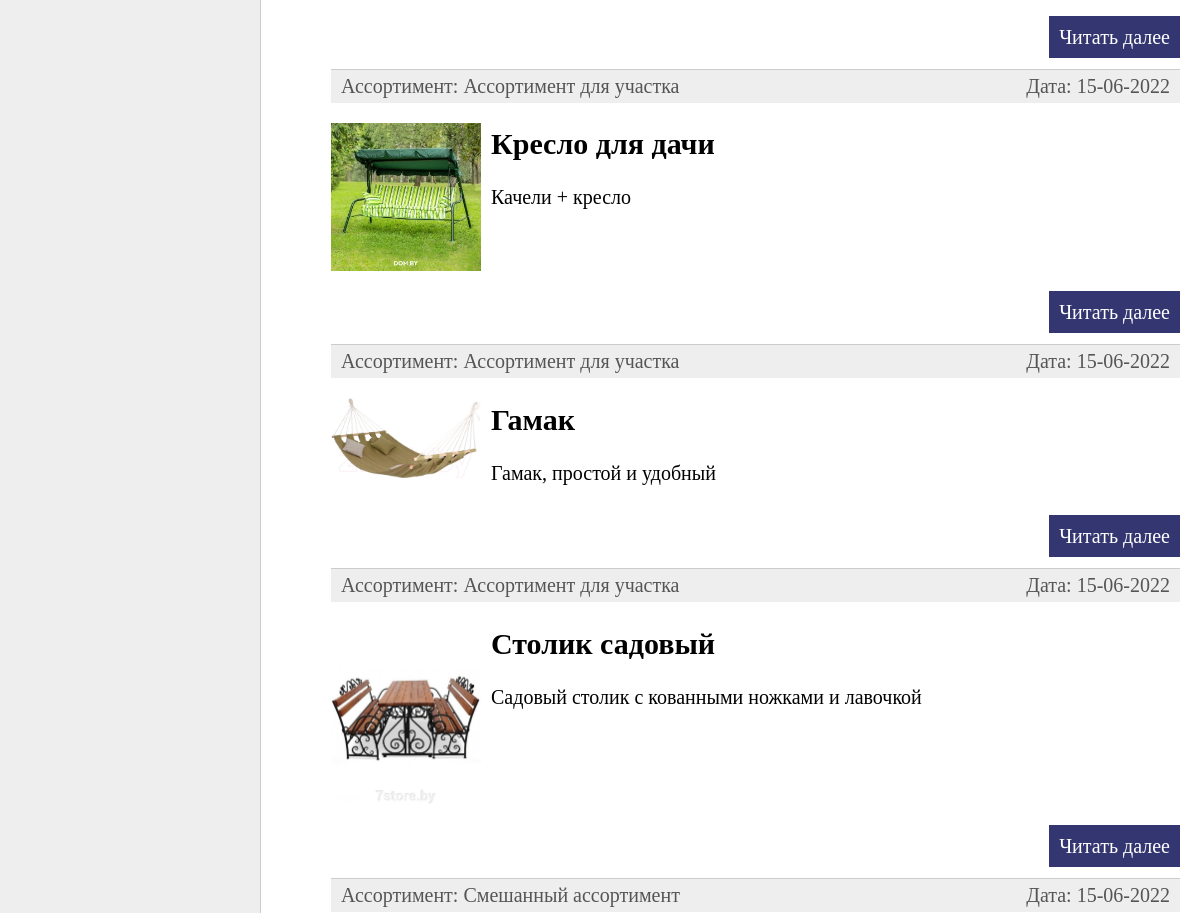
Before: / (middle part) with the older database file.
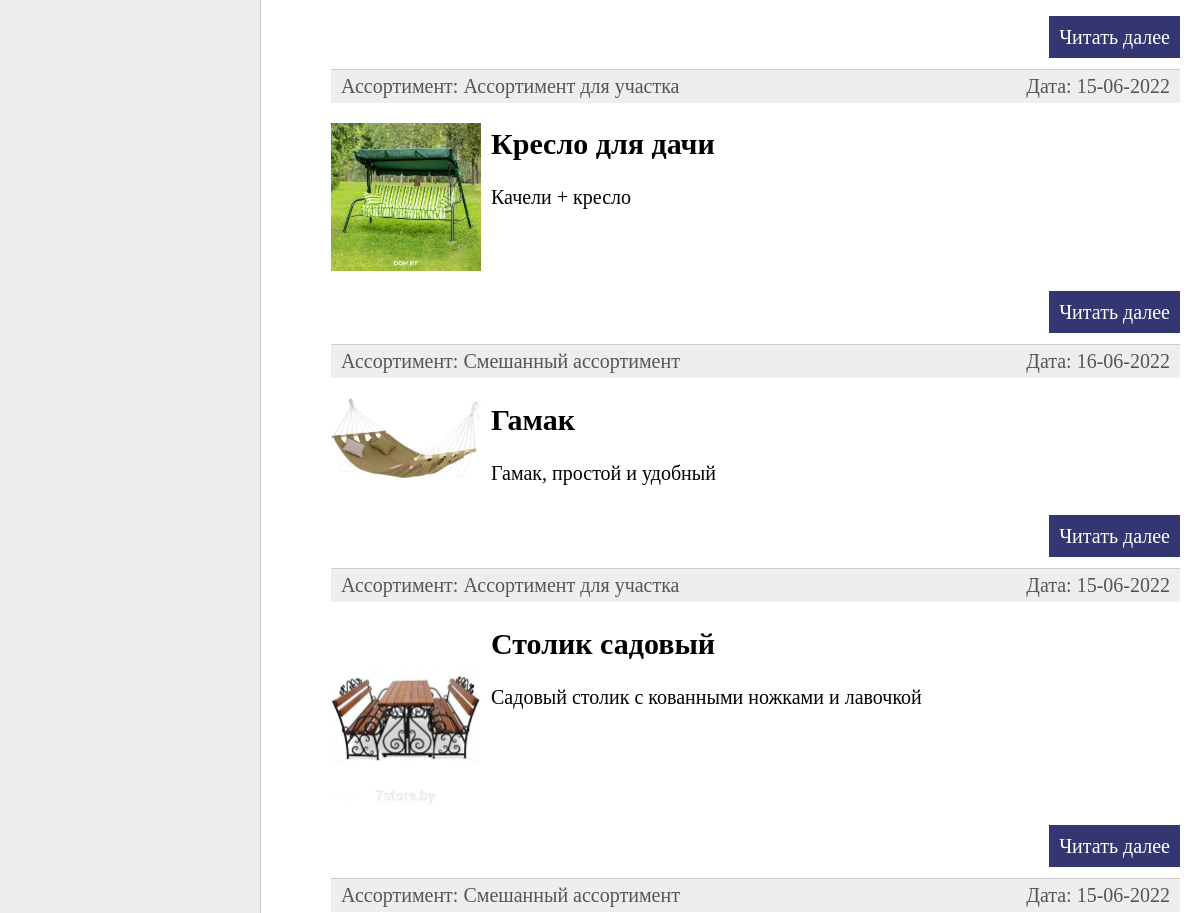
After: the same page with the newer database file.
### furniture/models.py (models this page shows, shortened)
class Furniture(models.Model):
    title = models.CharField(max_length=255, verbose_name="Название")
    slug = models.SlugField(max_length=255, unique=True, db_index=True, verbose_name="URL")
    content = models.TextField(blank=True, verbose_name="Содержимое")
    photo = models.ImageField(upload_to="photos/%Y/%m/%d", verbose_name= "Фото")
    time_create = models.DateField(auto_now_add=True, verbose_name="Дата создания")
    time_update = models.DateField(auto_now=True,verbose_name="Время редактирования")
    is_published=models.BooleanField(default=True, verbose_name="Публикация")
    cat = models.ForeignKey('Category', on_delete=models.PROTECT,  verbose_name="Принадлежность к ассортименту")
    def get_absolute_url(self):
        return reverse('post', kwargs ={'post_slug': self.slug})
    class Meta:
        verbose_name = 'Мебельная фабрика'
        verbose_name_plural = 'Мебельная фабрика'
        ordering = ['time_create','title']

class Category(models.Model):
        name = models.CharField(max_length=100, db_index=True, verbose_name='Ассортимент')
        slug = models.SlugField(max_length=255, unique=True, db_index=True, verbose_name="URL")
        def __str__(self):
            return self.name
        def get_absolute_url(self):
            return reverse('category', kwargs={'cat_slug': self.slug})
        class Meta:
            verbose_name ='Ассортимент'
            verbose_name_plural ='Ассортименты'
            ordering=['id']

### furniture/views.py (the view)
# urls.py: path('', FurnitureHome.as_view(),name='home'),
class FurnitureHome(DataMixin, ListView):
    model = Furniture
    template_name = 'furniture/index.html'
    context_object_name = 'posts'
    def get_context_data(self, *, object_list=None, **kwargs):
        context = super().get_context_data(**kwargs)
        c_def = self.get_user_context(title="Главная страница")
        return dict(list(context.items()) + list(c_def.items()))
    def get_queryset(self):
        return Furniture.objects.filter(is_published=True)

### furniture/utils.py (called while the page is built)
        def get_user_context(self, **kwargs):
                context = kwargs
                cats = Category.objects.all()
                cats = Category.objects.annotate(Count('furniture'))
                user_menu = menu.copy()
                if not self.request.user.is_authenticated:
                        user_menu.pop(1)
                context['menu'] = menu
                context['cats'] = cats
                if 'cat_selected' not in context:
                        context['cat_selected'] = 0
                return context

### furniture/templates/furniture/index.html (shortened to what this page needs)
{% extends 'Furniture/base.html' %}
{% block content %}
<ul class="list-articles">
	{% for p in object_list %}
			<li><div class="article-panel">
	<p class="first">Ассортимент: {{p.cat}}</p>
	<p class="last">Дата: {{p.time_update|date:"d-m-Y"}}</p>
</div>
{% if p.photo %}
	<p><img class="img-article-left thumb" src="{{p.photo.url}}"></p>
{% endif %}
				<h2>{{p.title}}</h2>
	{% autoescape on %}
	{{p.content|linebreaks|truncatewords:50}}
	{% endautoescape %}
			<p class="link-read-post"><a href="{{ p.get_absolute_url }}">Читать далее</a></p>
			</li>
	{% endfor %}
</ul>
{% endblock %}

Changed rows visible on the page:
changed Furniture "Гамак": cat "Ассортимент для участка" → "Смешанный ассортимент"; time_update "15-06-2022" → "16-06-2022"
